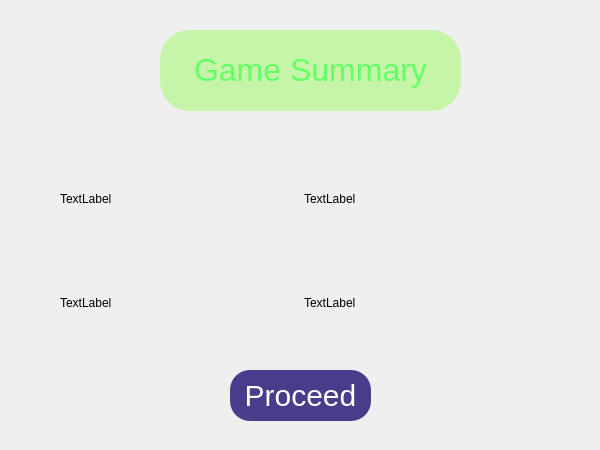
<?xml version="1.0" encoding="UTF-8"?>
<ui version="4.0">
 <class>CurrentScore</class>
 <widget class="QWidget" name="CurrentScore">
  <property name="geometry">
   <rect>
    <x>0</x>
    <y>0</y>
    <width>600</width>
    <height>450</height>
   </rect>
  </property>
  <property name="windowTitle">
   <string>Form</string>
  </property>
  <widget class="QLabel" name="label">
   <property name="geometry">
    <rect>
     <x>0</x>
     <y>0</y>
     <width>601</width>
     <height>451</height>
    </rect>
   </property>
   <property name="text">
    <string/>
   </property>
   <property name="pixmap">
    <pixmap resource="trackbg.qrc">:/new/prefix1/dirtbike.jpg</pixmap>
   </property>
   <property name="scaledContents">
    <bool>true</bool>
   </property>
  </widget>
  <widget class="QPushButton" name="pushButton">
   <property name="geometry">
    <rect>
     <x>230</x>
     <y>370</y>
     <width>141</width>
     <height>51</height>
    </rect>
   </property>
   <property name="styleSheet">
    <string notr="true">border-radius:20px;
background-color:rgb(72,61,139);
color:rgb(255,255,255);
font-size:30px;</string>
   </property>
   <property name="text">
    <string>Proceed</string>
   </property>
  </widget>
  <widget class="QWidget" name="layoutWidget">
   <property name="geometry">
    <rect>
     <x>60</x>
     <y>150</y>
     <width>481</width>
     <height>201</height>
    </rect>
   </property>
   <layout class="QGridLayout" name="gridLayout">
    <item row="0" column="0">
     <widget class="QLabel" name="label_2">
      <property name="text">
       <string>TextLabel</string>
      </property>
     </widget>
    </item>
    <item row="0" column="1">
     <widget class="QLabel" name="label_3">
      <property name="text">
       <string>TextLabel</string>
      </property>
     </widget>
    </item>
    <item row="1" column="0">
     <widget class="QLabel" name="label_4">
      <property name="text">
       <string>TextLabel</string>
      </property>
     </widget>
    </item>
    <item row="1" column="1">
     <widget class="QLabel" name="label_5">
      <property name="text">
       <string>TextLabel</string>
      </property>
     </widget>
    </item>
   </layout>
  </widget>
  <widget class="QLabel" name="label_6">
   <property name="geometry">
    <rect>
     <x>160</x>
     <y>30</y>
     <width>301</width>
     <height>81</height>
    </rect>
   </property>
   <property name="styleSheet">
    <string notr="true">color:rgb(100,255,100);
background-color:rgb(100,255,0,75);
border-radius:30px;</string>
   </property>
   <property name="text">
    <string>&lt;html&gt;&lt;head/&gt;&lt;body&gt;&lt;p align=&quot;center&quot;&gt;&lt;span style=&quot; font-size:24pt;&quot;&gt;Game Summary&lt;/span&gt;&lt;/p&gt;&lt;/body&gt;&lt;/html&gt;</string>
   </property>
  </widget>
 </widget>
 <resources>
  <include location="trackbg.qrc"/>
 </resources>
 <connections/>
</ui>
